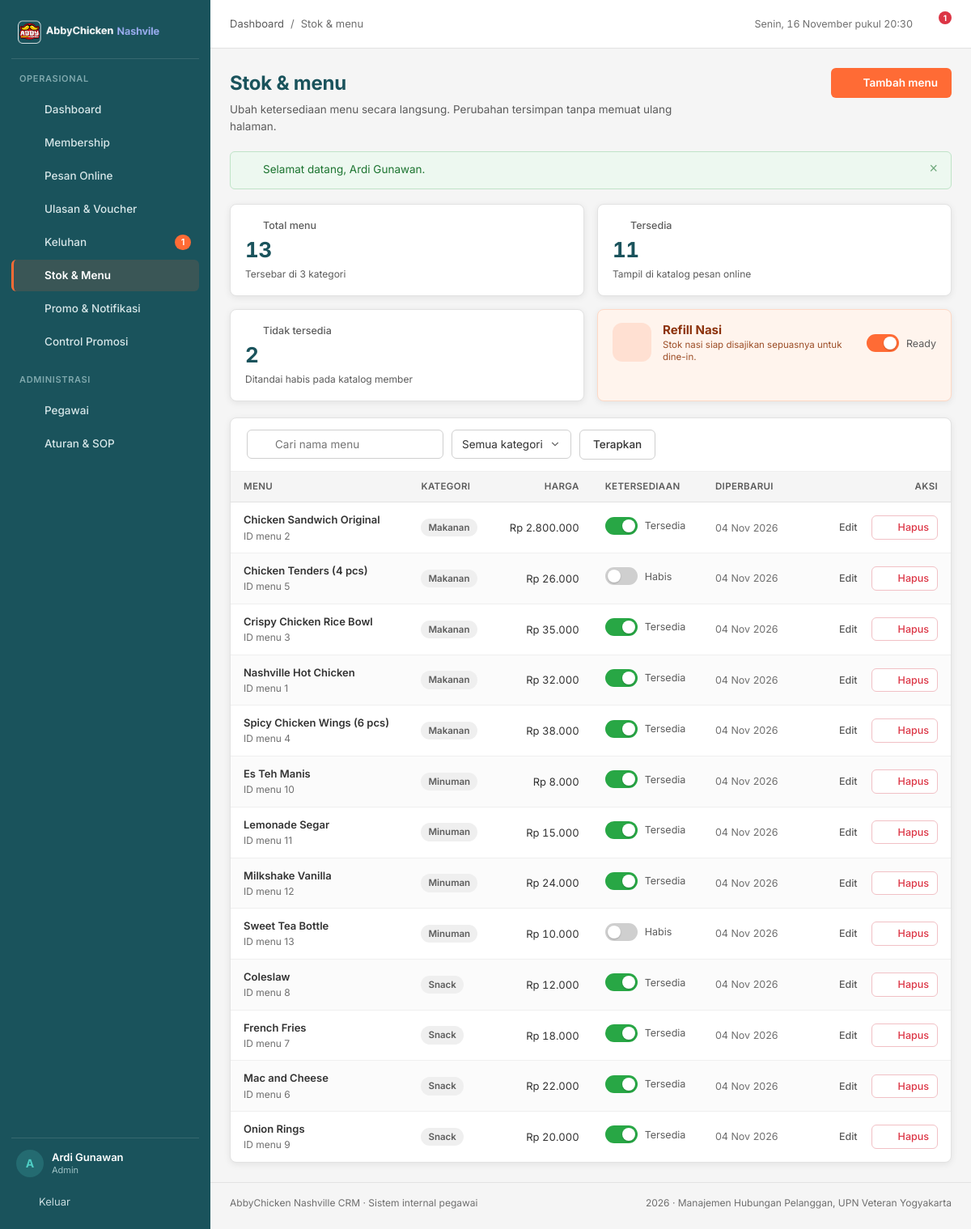
Screenshot of /pages/menu/index.php (signed in) with the database file from the repository.
### tables this page shows
CREATE TABLE `menu` (
  `menu_id` int(11) NOT NULL AUTO_INCREMENT,
  `name` varchar(100) NOT NULL,
  `kategori` varchar(50) NOT NULL,
  `harga` decimal(10,2) NOT NULL,
  `status_ketersediaan` enum('tersedia','tidak tersedia') NOT NULL DEFAULT 'tersedia',
  `updated_at` timestamp NOT NULL DEFAULT current_timestamp() ON UPDATE current_timestamp(),
  PRIMARY KEY (`menu_id`),
  KEY `idx_menu_kategori` (`kategori`),
  KEY `idx_menu_status` (`status_ketersediaan`)
);

### pages/menu/index.php (the view, shortened to what this page needs)
<?php
require_once __DIR__ . '/../../config/database.php';
$cari     = trim($_GET['q'] ?? '');
$sql = 'SELECT * FROM menu WHERE 1=1';
$sql .= ' ORDER BY kategori ASC, name ASC';
$stmt = mysqli_prepare($conn, $sql);
mysqli_stmt_execute($stmt);
$menu_list = mysqli_stmt_get_result($stmt);
$daftar_kategori = [];
$q = mysqli_query($conn, 'SELECT DISTINCT kategori FROM menu ORDER BY kategori');
while ($r = mysqli_fetch_assoc($q)) {
    $daftar_kategori[] = $r['kategori'];
}
$ringkas = mysqli_fetch_assoc(mysqli_query($conn, "SELECT
    SUM(status_ketersediaan = 'tersedia') AS tersedia,
    SUM(status_ketersediaan = 'tidak tersedia') AS habis,
    COUNT(*) AS total FROM menu"));
$role_pegawai     = $_SESSION['role'] ?? '';
$page_actions  = ($role_pegawai === 'Admin') ? '<a class="btn btn--primary" href="' . e(base_url('pages/menu/tambah.php')) . '">' . icon('plus', 16) . ' Tambah menu</a>' : '';
require_once __DIR__ . '/../../includes/header.php';
?>
<section class="kpi-grid">
  <article class="kpi">
    <p class="kpi__label"><?= icon('menu', 15) ?> Total menu</p>
    <p class="kpi__value"><?= (int) $ringkas['total'] ?></p>
    <p class="kpi__meta">Tersebar di <?= count($daftar_kategori) ?> kategori</p>
  </article>
  <article class="kpi">
    <p class="kpi__label"><?= icon('check', 15) ?> Tersedia</p>
    <p class="kpi__value"><?= (int) $ringkas['tersedia'] ?></p>
    <p class="kpi__meta">Tampil di katalog pesan online</p>
  </article>
  <article class="kpi">
    <p class="kpi__label"><?= icon('close', 15) ?> Tidak tersedia</p>
    <p class="kpi__value"><?= (int) $ringkas['habis'] ?></p>
    <p class="kpi__meta">Ditandai habis pada katalog member</p>
  </article>
  <?php require __DIR__ . '/../../includes/refill_card.php'; ?>
</section>
<article class="card">
  <form class="toolbar" method="get" action="">
    <div class="search">
      <input class="input" type="search" id="q" name="q" value="<?= e($cari) ?>" placeholder="Cari nama menu">
    </div>
    <select class="select" id="kategori" name="kategori" data-autosubmit style="width:auto">
      <option value="">Semua kategori</option>
    </select>
    <button class="btn btn--secondary" type="submit">Terapkan</button>
  </form>
  <div class="table-wrap">
    <?php if (mysqli_num_rows($menu_list) === 0): ?>
      <div class="empty">
        <div class="empty__icon"><?= icon('menu', 20) ?></div>
        <h3>Tidak ada menu yang cocok</h3>
        <p>Ubah kata kunci pencarian atau tambahkan menu baru ke katalog.</p>
        <a class="btn btn--primary" href="<?= e(base_url('pages/menu/tambah.php')) ?>">Tambah menu</a>
      </div>
    <?php else: ?>
      <table class="table">
        <thead>
          <tr>
            <th>Menu</th>
            <th>Kategori</th>
            <th class="num">Harga</th>
            <th>Ketersediaan</th>
            <th>Diperbarui</th>
            <th class="col-actions">Aksi</th>
          </tr>
        </thead>
        <tbody>
          <?php while ($m = mysqli_fetch_assoc($menu_list)): ?>
            <tr>
              <td>
                <div class="cell-stack">
                  <span class="strong"><?= e($m['name']) ?></span>
                  <small>ID menu <?= (int) $m['menu_id'] ?></small>
                </div>
              </td>
              <td><span class="badge badge--neutral"><?= e($m['kategori']) ?></span></td>
              <td class="num"><?= e(rupiah($m['harga'])) ?></td>
              <td>
                <label class="switch">
                  <span class="switch__track" aria-hidden="true"></span>
                  <span class="switch__label"><?= $m['status_ketersediaan'] === 'tersedia' ? 'Tersedia' : 'Habis' ?></span>
                </label>
              </td>
              <td class="muted nowrap" data-updated="<?= (int) $m['menu_id'] ?>"><?= e(waktu_lalu($m['updated_at'])) ?></td>
              <td class="col-actions">
                <?php if ($role_pegawai === 'Admin'): ?>
                  <span class="btn-group">
                    <a class="btn btn--ghost btn--sm" href="<?= e(base_url('pages/menu/edit.php?id=' . (int) $m['menu_id'])) ?>"><?= icon('edit', 15) ?> Edit</a>
                    <form class="inline-form" method="post" action="<?= e(base_url('pages/menu/proses.php')) ?>"
                          data-confirm="Hapus menu <?= e($m['name']) ?>? Menu yang pernah dipesan tidak bisa dihapus.">
                      <button class="btn btn--danger btn--sm" type="submit"><?= icon('trash', 15) ?> Hapus</button>
                    </form>
                  </span>
                <?php else: ?>
                  <small class="muted">Khusus Admin</small>
                <?php endif; ?>
              </td>
            </tr>
          <?php endwhile; ?>
        </tbody>
      </table>
    <?php endif; ?>
  </div>
</article>
<?php
require_once __DIR__ . '/../../includes/footer.php';
?>

### includes/functions.php (shortened to what this page needs)
<?php
function e($value)
{
    return htmlspecialchars((string) $value, ENT_QUOTES, 'UTF-8');
}
function rupiah($angka)
{
    return 'Rp ' . number_format((float) $angka, 0, ',', '.');
}
function tanggal_id($datetime, $dengan_jam = false)
{
    $bulan = [1 => 'Jan', 'Feb', 'Mar', 'Apr', 'Mei', 'Jun', 'Jul', 'Agu', 'Sep', 'Okt', 'Nov', 'Des'];
    $ts = strtotime($datetime);
    $teks = date('d', $ts) . ' ' . $bulan[(int) date('n', $ts)] . ' ' . date('Y', $ts);
    return $teks;
}
function waktu_lalu($datetime)
{
    $selisih = time() - strtotime($datetime);
    return tanggal_id($datetime);
}
function icon($nama, $ukuran = 18)
{
    $isi = $path[$nama] ?? $path['dashboard'];
    return '<svg class="icon" width="' . (int) $ukuran . '" height="' . (int) $ukuran . '" viewBox="0 0 24 24" fill="none" '
        . 'stroke="currentColor" stroke-width="1.6" stroke-linecap="round" stroke-linejoin="round" aria-hidden="true">'
        . $isi . '</svg>';
}
function base_url($path = '')
{
    $root = rtrim(str_replace('\\', '/', dirname($_SERVER['SCRIPT_NAME'] ?? '/')), '/');
    if (preg_match('#^(.*?)/(?:pages|api)(?:/.*)?$#', $root, $m)) {
        $root = $m[1];
    }
    return $root . '/' . ltrim($path, '/');
}

### rows the page displays
menu: name "Chicken Sandwich Original", menu_id "2", kategori "Makanan", harga "Rp 2.800.000", status_ketersediaan "Tersedia", updated_at "04 Nov 2026", $ukuran 15 (drawn)
menu: name "Chicken Tenders (4 pcs)", menu_id "5", kategori "Makanan", harga "Rp 26.000", status_ketersediaan "Habis", updated_at "04 Nov 2026", $ukuran 15 (drawn)
menu: name "Crispy Chicken Rice Bowl", menu_id "3", kategori "Makanan", harga "Rp 35.000", status_ketersediaan "Tersedia", updated_at "04 Nov 2026", $ukuran 15 (drawn)
menu: name "Nashville Hot Chicken", menu_id "1", kategori "Makanan", harga "Rp 32.000", status_ketersediaan "Tersedia", updated_at "04 Nov 2026", $ukuran 15 (drawn)
menu: name "Spicy Chicken Wings (6 pcs)", menu_id "4", kategori "Makanan", harga "Rp 38.000", status_ketersediaan "Tersedia", updated_at "04 Nov 2026", $ukuran 15 (drawn)
menu: name "Es Teh Manis", menu_id "10", kategori "Minuman", harga "Rp 8.000", status_ketersediaan "Tersedia", updated_at "04 Nov 2026", $ukuran 15 (drawn)
menu: name "Lemonade Segar", menu_id "11", kategori "Minuman", harga "Rp 15.000", status_ketersediaan "Tersedia", updated_at "04 Nov 2026", $ukuran 15 (drawn)
menu: name "Milkshake Vanilla", menu_id "12", kategori "Minuman", harga "Rp 24.000", status_ketersediaan "Tersedia", updated_at "04 Nov 2026", $ukuran 15 (drawn)
menu: name "Sweet Tea Bottle", menu_id "13", kategori "Minuman", harga "Rp 10.000", status_ketersediaan "Habis", updated_at "04 Nov 2026", $ukuran 15 (drawn)
menu: name "Coleslaw", menu_id "8", kategori "Snack", harga "Rp 12.000", status_ketersediaan "Tersedia", updated_at "04 Nov 2026", $ukuran 15 (drawn)
menu: name "French Fries", menu_id "7", kategori "Snack", harga "Rp 18.000", status_ketersediaan "Tersedia", updated_at "04 Nov 2026", $ukuran 15 (drawn)
menu: name "Mac and Cheese", menu_id "6", kategori "Snack", harga "Rp 22.000", status_ketersediaan "Tersedia", updated_at "04 Nov 2026", $ukuran 15 (drawn)
menu: name "Onion Rings", menu_id "9", kategori "Snack", harga "Rp 20.000", status_ketersediaan "Tersedia", updated_at "04 Nov 2026", $ukuran 15 (drawn)

### other values shown
$item['label'] "Dashboard"
$item['label'] "Membership"
$item['label'] "Pesan Online"
$item['label'] "Ulasan & Voucher"
$item['label'] "Keluhan"
$tiket_terbuka "1"
$item['label'] "Stok & Menu"
$item['label'] "Promo & Notifikasi"
$item['label'] "Control Promosi"
$item['label'] "Pegawai"
$item['label'] "Aturan & SOP"
mb_substr($nama_pegawai, 0, 1) "A"
$nama_pegawai "Ardi Gunawan"
$role_pegawai "Admin"
$page_title "Stok & menu"
